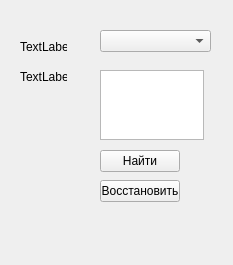
<?xml version="1.0" encoding="UTF-8"?>
<ui version="4.0">
 <class>Selection</class>
 <widget class="QWidget" name="Selection">
  <property name="geometry">
   <rect>
    <x>0</x>
    <y>0</y>
    <width>233</width>
    <height>265</height>
   </rect>
  </property>
  <property name="windowTitle">
   <string>Form</string>
  </property>
  <widget class="QPushButton" name="RevertTable">
   <property name="geometry">
    <rect>
     <x>100</x>
     <y>180</y>
     <width>80</width>
     <height>22</height>
    </rect>
   </property>
   <property name="text">
    <string>Восстановить</string>
   </property>
  </widget>
  <widget class="ComboBoxForDB" name="cbSelectColumn">
   <property name="geometry">
    <rect>
     <x>100</x>
     <y>30</y>
     <width>111</width>
     <height>22</height>
    </rect>
   </property>
  </widget>
  <widget class="QLabel" name="label_2">
   <property name="geometry">
    <rect>
     <x>20</x>
     <y>40</y>
     <width>47</width>
     <height>14</height>
    </rect>
   </property>
   <property name="text">
    <string>TextLabel</string>
   </property>
  </widget>
  <widget class="QPushButton" name="Search">
   <property name="geometry">
    <rect>
     <x>100</x>
     <y>150</y>
     <width>80</width>
     <height>22</height>
    </rect>
   </property>
   <property name="text">
    <string>Найти</string>
   </property>
  </widget>
  <widget class="QTextEdit" name="teDecript">
   <property name="geometry">
    <rect>
     <x>100</x>
     <y>70</y>
     <width>104</width>
     <height>70</height>
    </rect>
   </property>
  </widget>
  <widget class="QLabel" name="label_3">
   <property name="geometry">
    <rect>
     <x>20</x>
     <y>70</y>
     <width>47</width>
     <height>14</height>
    </rect>
   </property>
   <property name="text">
    <string>TextLabel</string>
   </property>
  </widget>
 </widget>
 <customwidgets>
  <customwidget>
   <class>ComboBoxForDB</class>
   <extends>QComboBox</extends>
   <header>comboboxfordb.h</header>
  </customwidget>
 </customwidgets>
 <resources/>
 <connections/>
</ui>
